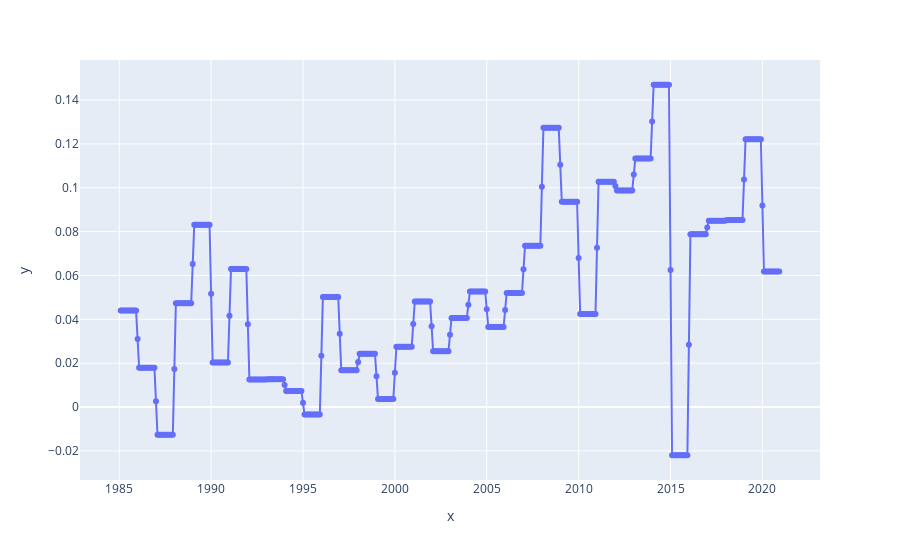

Write notebook code for a chart like this one.
### Code cell
px.line(x=x_fake, y=df_dx, markers=True)

### Figure 1 — Plotly figure (JSON) as saved in the notebook; plotly's stock layout.template omitted (floating-point values rounded to 4 significant figures; data arrays with more than 128 entries replaced by an {"elided": "..."} marker saying what was removed)
{"data": [{"hovertemplate": "x=%{x}<br>y=%{y}<extra></extra>", "legendgroup": "", "line": {"color": "#636efa", "dash": "solid"}, "marker": {"symbol": "circle"}, "mode": "markers+lines", "name": "", "orientation": "v", "showlegend": false, "type": "scatter", "x": {"elided": "431 float values"}, "xaxis": "x", "y": {"elided": "431 float values"}, "yaxis": "y"}], "layout": {"autosize": true, "legend": {"tracegroupgap": 0}, "margin": {"t": 60}, "xaxis": {"anchor": "y", "autorange": true, "domain": [0, 1], "range": [1983.0, 2023.0], "title": {"text": "x"}, "type": "linear"}, "yaxis": {"anchor": "x", "autorange": true, "domain": [0, 1], "range": [-0.03509, 0.1601], "title": {"text": "y"}, "type": "linear"}}}
